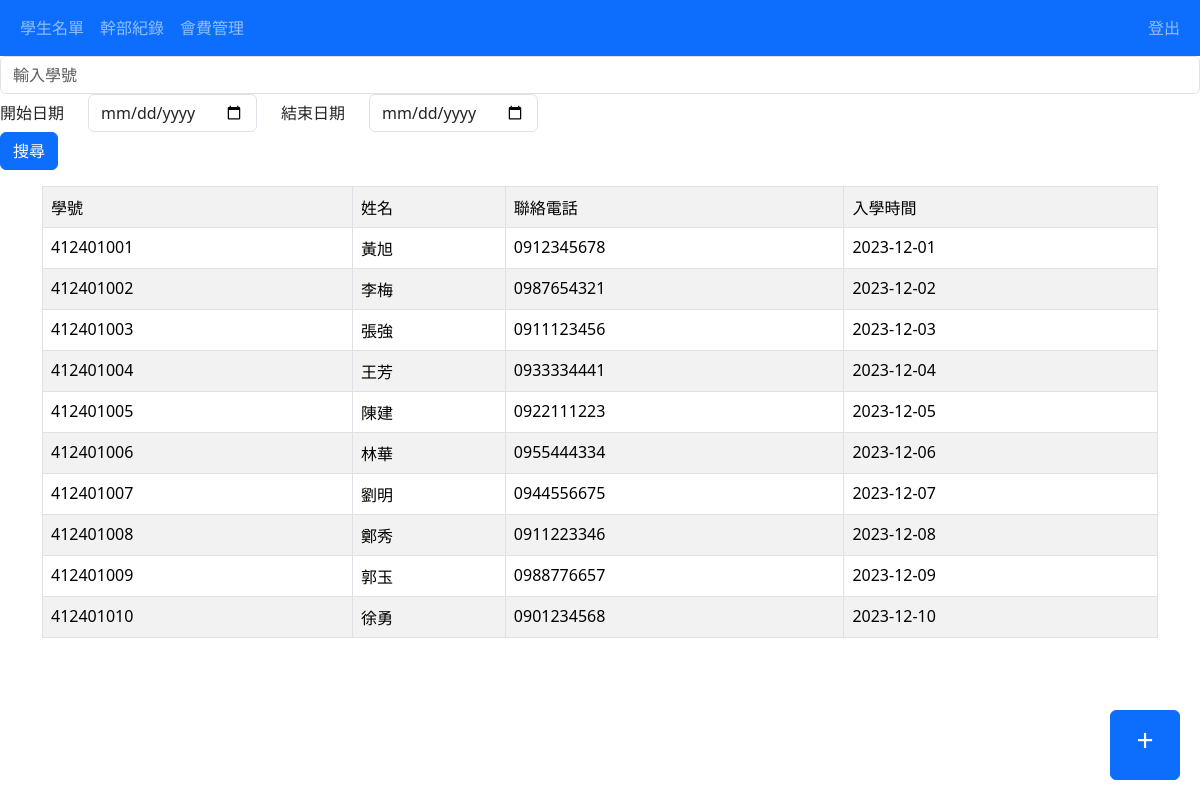
/people.php, run on an earlier commit of the app's database.
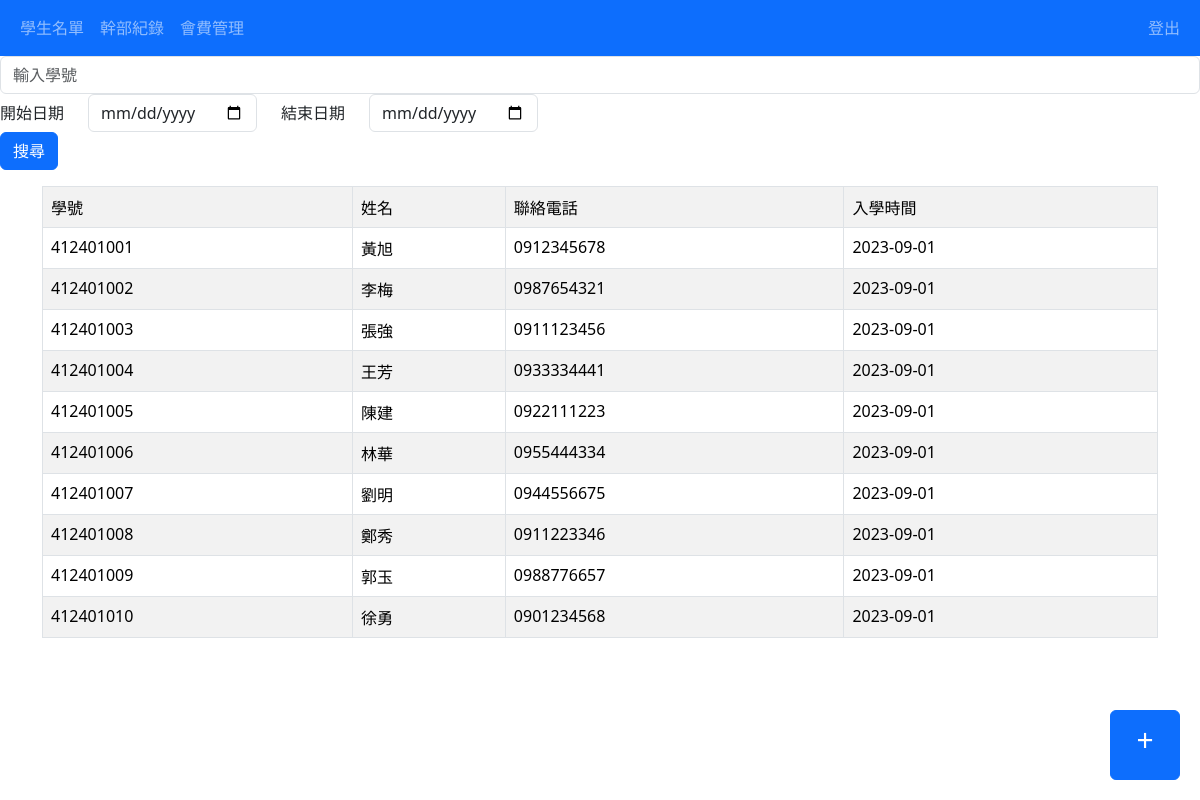
And on a later commit of the database.
### tables this page shows
CREATE TABLE `people` (
  `Stu_id` varchar(20) NOT NULL,
  `name` varchar(20) NOT NULL,
  `contact` varchar(20) NOT NULL,
  `time` date DEFAULT NULL
);

### people.php (the view, shortened to what this page needs)
<?php
require_once "header.php";
try {
  require_once 'db.php';
  $searchtxt = $_POST["searchtxt"] ?? "";
  $start_date = $_POST["start_date"] ?? "";
  $end_date = $_POST["end_date"] ?? "";
  $sql = "SELECT * FROM  people";
  $result = mysqli_query($conn, $sql);
?>
<form action="people.php" method="post">
  <input placeholder="輸入學號" class="form-control" type="text" name="searchtxt" value="<?=$searchtxt?>">
  <div class="row g-time align-items-center">
    <div class="col-auto">
      <label for="start_date" class="col-form-label">開始日期</label>
    </div>
    <div class="col-auto">
      <input id="start_date" class="form-control" type="date" name="start_date" value="<?=$start_date?>">
    </div>
    <div class="col-auto">
      <label for="end_date" class="col-form-label">結束日期</label>
    </div>
    <div class="col-auto">
      <input id="end_date" class="form-control" type="date" name="end_date" value="<?=$end_date?>">
    </div>
  </div>
  <input class="btn btn-primary" type="submit" value="搜尋">
  <a href="insert.php" class="btn btn-primary position-fixed bottom-0 end-0" style="font-size: 30px; width: 70px; height: 70px; margin: 20px;">+</a>
</form>
<div class="container">
  <table class="table table-bordered table-striped">
    <tr>
      <td>學號</td>
      <td>姓名</td>
      <td>聯絡電話</td>
      <td>入學時間</td>
    </tr>
    <?php while ($row = mysqli_fetch_assoc($result)) {?>
    <tr>
      <td><?=$row["Stu_id"]?></td>
      <td><?=$row["name"]?></td>
      <td><?=$row["contact"]?></td>
      <td><?=$row["time"]?></td>
    </tr>
    <?php } ?>
  </table>
</div>
<?php
} catch (Exception $e) {
  echo 'Message: ' . $e->getMessage();
}
require_once "footer.php";
?>

### header.php (shortened to what this page needs)
<html>
<head>
    <link href="https://cdn.jsdelivr.net/npm/bootstrap@5.3.3/dist/css/bootstrap.min.css" rel="stylesheet">
</head>
<body>
<nav class="navbar navbar-expand-sm bg-primary navbar-dark">
  <div class="container-fluid">
    <ul class="navbar-nav">
      <li class="nav-item">
        <a class="nav-link" href="people.php">學生名單</a>
      </li>
      <li class="nav-item">
        <a class="nav-link" href="query.php">幹部紀錄</a>
      </li>
      <li class="nav-item">
        <a class="nav-link" href="fee.php">會費管理</a>
      </li>
    </ul>
    <ul class="navbar-nav ms-auto">
      <li class="nav-item">
        <a class="nav-link" href="logout.php">登出</a>
      </li>
    </ul>
  </div>
</nav>
</body>
</html>

### footer.php (shortened to what this page needs)
</body>
</html>

What changed in the data, as far as the page shows it:
changed people "黃旭": time "2023-12-01" → "2023-09-01"
changed people "李梅": time "2023-12-02" → "2023-09-01"
changed people "張強": time "2023-12-03" → "2023-09-01"
changed people "王芳": time "2023-12-04" → "2023-09-01"
changed people "陳建": time "2023-12-05" → "2023-09-01"
changed people "林華": time "2023-12-06" → "2023-09-01"
changed people "劉明": time "2023-12-07" → "2023-09-01"
changed people "鄭秀": time "2023-12-08" → "2023-09-01"
changed people "郭玉": time "2023-12-09" → "2023-09-01"
changed people "徐勇": time "2023-12-10" → "2023-09-01"
